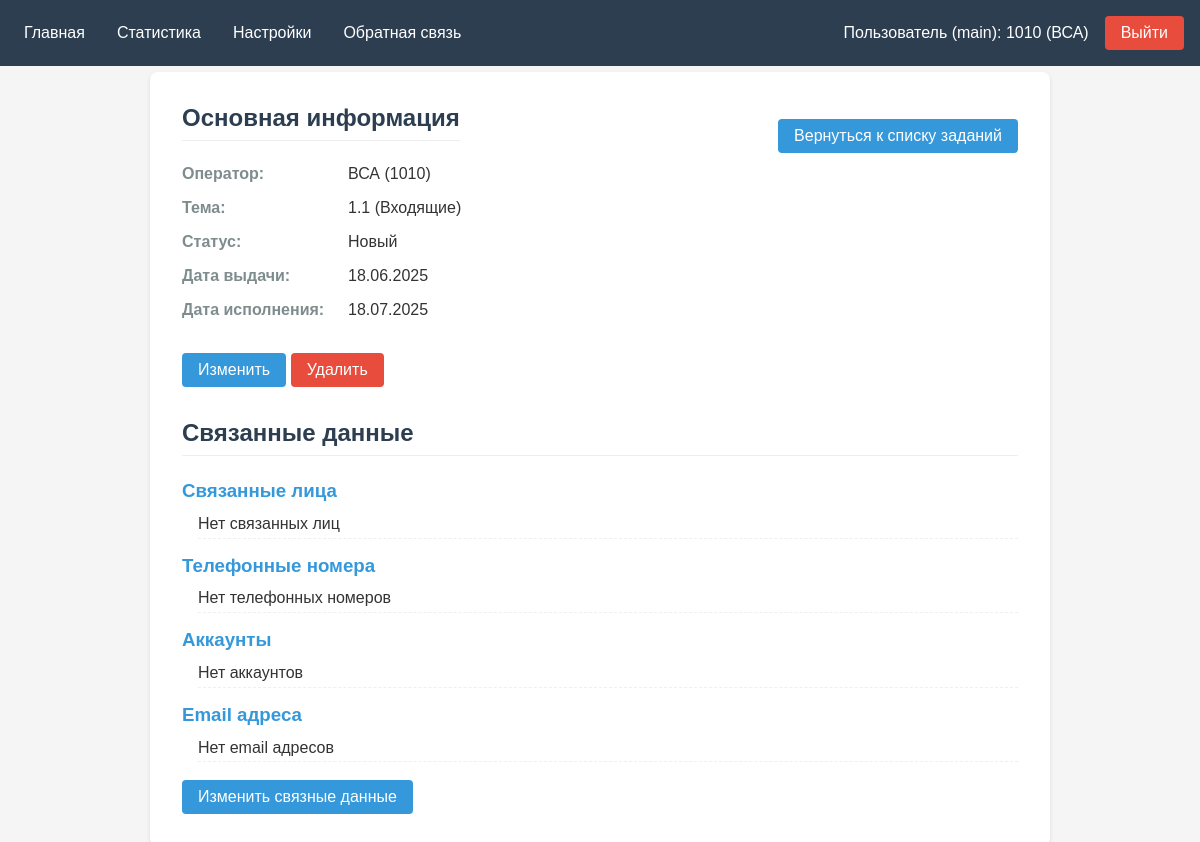
/tasker/task/1/ (signed in), run on an earlier commit of the app's database.
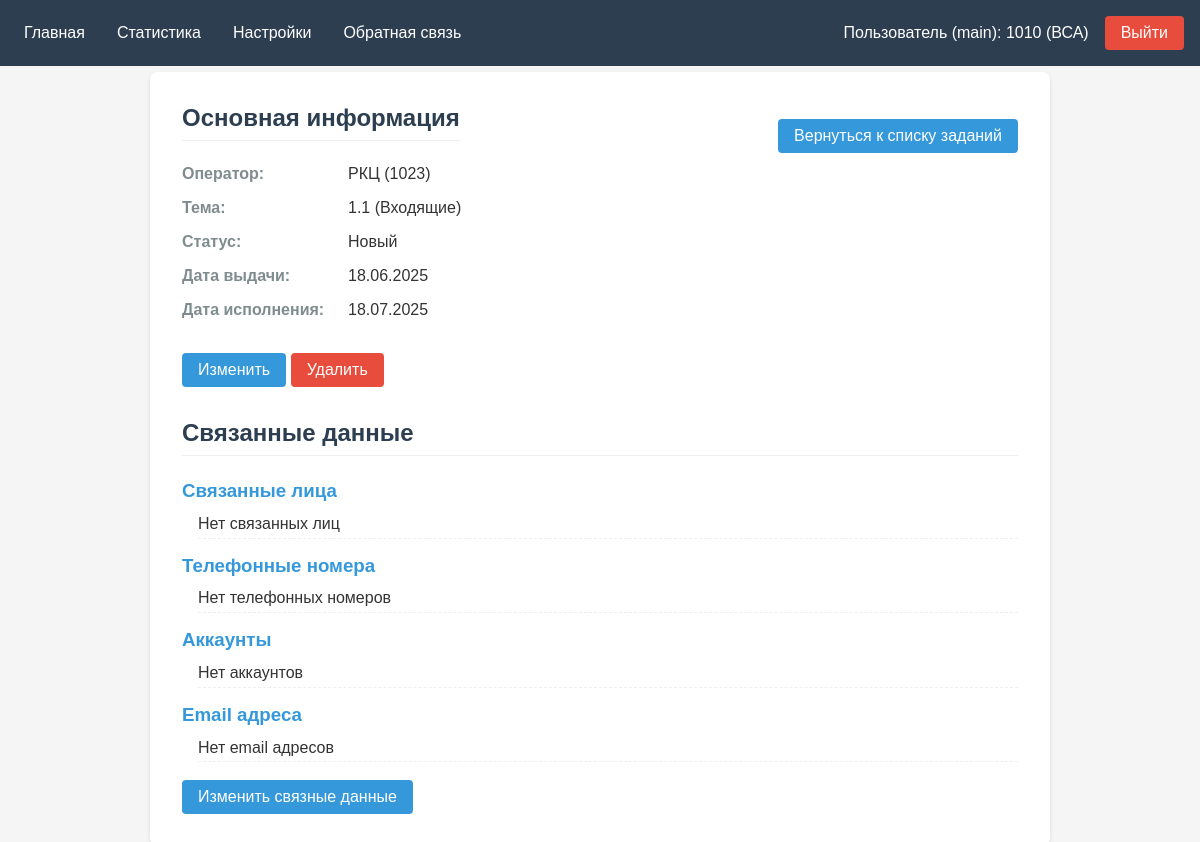
And on a later commit of the database.
### tasker/models.py (models this page shows, shortened)
class Tasks(models.Model):
    user = models.ForeignKey(CustomUser, on_delete=models.PROTECT)
    subject = models.ForeignKey(TaskSubjects, on_delete=models.PROTECT)
    status = models.ForeignKey(TaskStatus, on_delete=models.PROTECT, default=get_default_status)
    start_date = models.DateField()
    end_date = models.DateField()
    persons = models.ManyToManyField(Persons)
    phoneNumbers = models.ManyToManyField(PhoneNumbers)
    accounts = models.ManyToManyField(InternetAccounts)
    emails = models.ManyToManyField(Emails)

class TaskSubjects(models.Model):
    name = models.CharField()
    synonym = models.CharField()
    def __str__(self):
        return f"{self.synonym} ({self.name})"

class TaskStatus(models.Model):
    status = models.CharField()
    def __str__(self):
        return self.status

### tasker/myviews/tasks.py (the view)
# urls.py: path("<int:id>/", tasks.detail, name='detail'),
def detail(request, id):
    task = get_object_or_404(Tasks, id=id)
    if task.user != request.user and not request.user.groups.filter(name='main').exists():
        return redirect('list')
    else:
        return render(request, 'tasks/detail.html', {'task': task})

### tasker/models.py (called while the page is built)
    def __str__(self):
        return f"{self.first_name} ({self.username})"

### tasker/templates/tasks/detail.html (shortened to what this page needs)
{% extends "menu.html" %}
{% block content %}
<div class="task-detail">
    <div class="task-info">
        <div class="header-container">
            <h2>Основная информация</h2>
            <a href="../" class="back-btn">Вернуться к списку заданий</a>
        </div>
        <div class="info-grid">
            <div class="info-label">Оператор:</div>
            <div>{{ task.user }}</div>
            <div class="info-label">Тема:</div>
            <div>{{ task.subject }}</div>
            <div class="info-label">Статус:</div>
            <div>{{ task.status }}</div>
            <div class="info-label">Дата выдачи:</div>
            <div>{{ task.start_date|date:"d.m.Y" }}</div>
            <div class="info-label">Дата исполнения:</div>
            <div>{{ task.end_date|date:"d.m.Y" }}</div>
        </div>
    </div>
    <div style="margin-bottom: 2rem;">
        {% if request.user.groups.all.0.name == 'main' %}
        <a href="edit" class="details-btn">Изменить</a>
        <a href="delete" class="details-btn" style="background-color: #e74c3c;">Удалить</a>
        {% endif %}
    </div>
    <div class="related-data">
        <h2>Связанные данные</h2>
        <div class="data-section">
            <h3>Связанные лица</h3>
            <ul>
                {% for person in task.persons.all %}
                    <li>{{ person.person }}</li>
                {% empty %}
                    <li>Нет связанных лиц</li>
                {% endfor %}
            </ul>
        </div>
        <div class="data-section">
            <h3>Телефонные номера</h3>
            <ul>
                {% for number in task.phoneNumbers.all %}
                    <li>{{ number.numbers }}</li>
                {% empty %}
                    <li>Нет телефонных номеров</li>
                {% endfor %}
            </ul>
        </div>
        <div class="data-section">
            <h3>Аккаунты</h3>
            <ul>
                {% for account in task.accounts.all %}
                    <li>{{ account.account }}</li>
                {% empty %}
                    <li>Нет аккаунтов</li>
                {% endfor %}
            </ul>
        </div>
        <div class="data-section">
            <h3>Email адреса</h3>
            <ul>
                {% for email in task.emails.all %}
                    <li>{{ email.email }}</li>
                {% empty %}
                    <li>Нет email адресов</li>
                {% endfor %}
            </ul>
        </div>
    </div>
    {% if request.user.groups.all.0.name == 'main' %}
    <div>
        <a href="data" class="details-btn">Изменить связные данные</a>
    </div>
    {% endif %}
</div>
{% endblock content %}

What changed in the data, as far as the page shows it:
changed Tasks "1.1 (Входящие)": user "ВСА (1010)" → "РКЦ (1023)"
